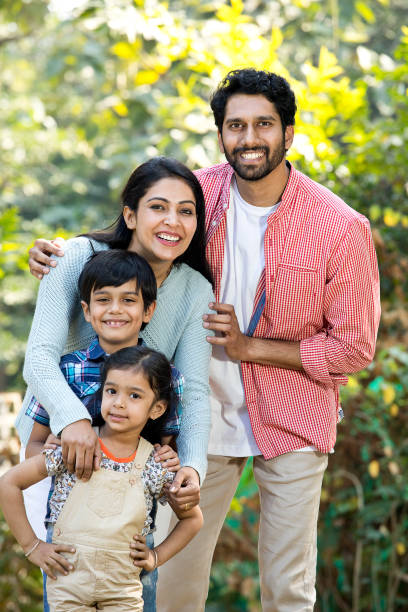
#> input picture Image Border/famileh.jpg, 408 x 612 px, given in place of anime1.jpg, which was not available
$ jupyter execute linear.ipynb
#> lines starting #> are read from the running program, lines starting #| are printed output that depends on the picture; pictures that were not available may be replaced by others from this repository, and a replacement may not be noted
[cell 1]
import cv2 as cv
import numpy as np
import matplotlib.pyplot as plt

# Load the image
image = cv.imread("anime1.jpg")
#> image is the input picture: shape (612, 408, 3); mean B, G, R 124, 151.8, 162.7

# Check if image loaded successfully
if image is None:
    print("Error: Image not found")
    exit()

# Create the figure with 3 subplots
fig, ax = plt.subplots(1, 3, figsize=(16, 8))
fig.tight_layout()

# --- 1. Original Image ---
# Convert BGR to RGB for matplotlib
ax[0].imshow(cv.cvtColor(image, cv.COLOR_BGR2RGB))
ax[0].set_title('Original Image')
ax[0].axis('off')  # Optional: Hide axes for cleaner look

# --- 2. Sharpening Kernel 1 ---
kernel_sharpening = np.array([[-1, -1, -1],
                              [-1,  9, -1],
                              [-1, -1, -1]])

sharpened = cv.filter2D(image, -1, kernel_sharpening)
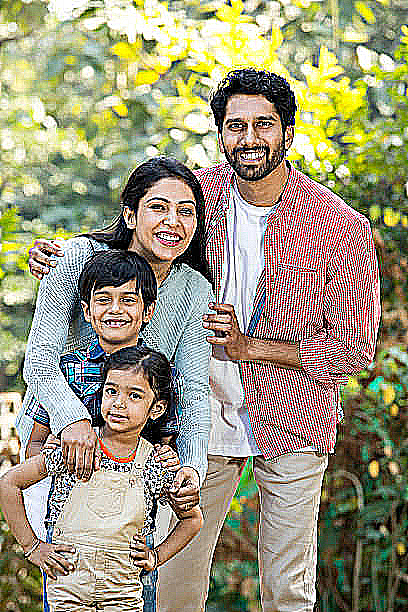
#> sharpened: shape (612, 408, 3); mean B, G, R 124, 150.9, 156.3

ax[1].imshow(cv.cvtColor(sharpened, cv.COLOR_BGR2RGB))
ax[1].set_title('Sharpened Kernel Image')
ax[1].axis('off')

# --- 3. Sharpening Kernel 2 ---
kernel_sharpening_2 = np.array([[-1, -1, -1],
                                [-1, 10, -1],
                                [-1, -1, -1]])

sharpened_2 = cv.filter2D(image, -1, kernel_sharpening_2)
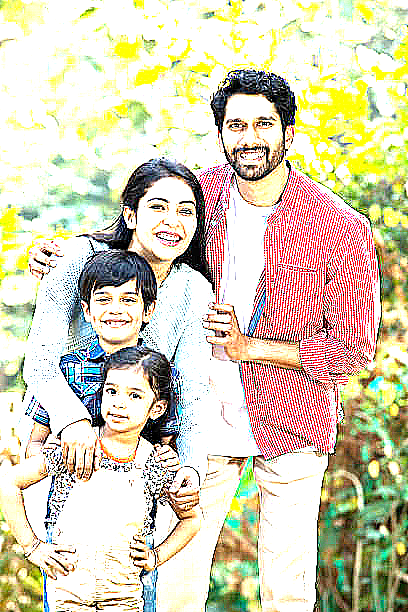
#> sharpened_2: shape (612, 408, 3); mean B, G, R 182.4, 207.5, 215.2

ax[2].imshow(cv.cvtColor(sharpened_2, cv.COLOR_BGR2RGB))
ax[2].set_title('Sharpened Kernel Image 2')
ax[2].axis('off')

# --- Save and Show ---
output_filename = 'sharpening_output.png'
plt.savefig(output_filename, bbox_inches='tight') # Save the figure
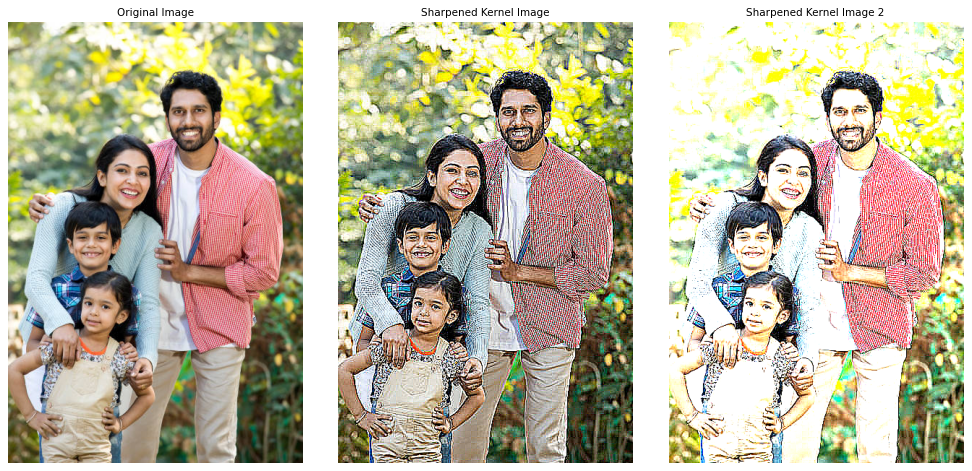
#> figure drawn by matplotlib, 3 panels
print(f"Comparison saved to {output_filename}")

plt.show()

$ run again, on flower.webp
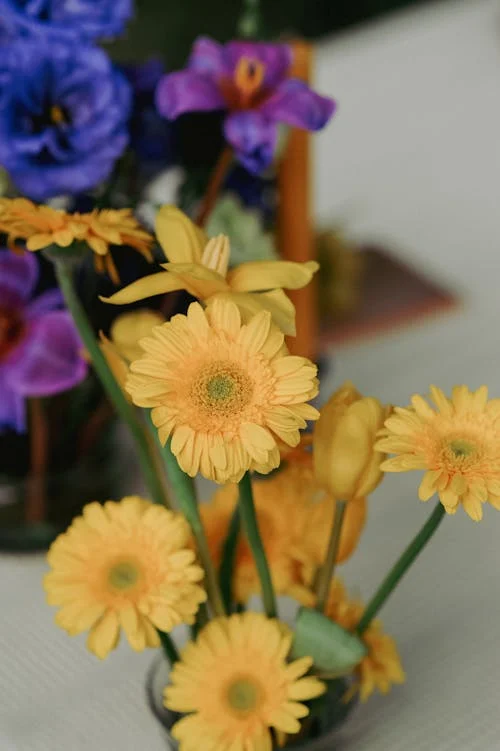
#> input picture flower.webp, 500 x 751 px, given in place of anime1.jpg, which was not available
#> image is the input picture: shape (751, 500, 3); mean B, G, R 84.8, 111.8, 129.3
#> `sharpened_2 = cv.filter2D(image, -1, kernel_sharpening_2)`:
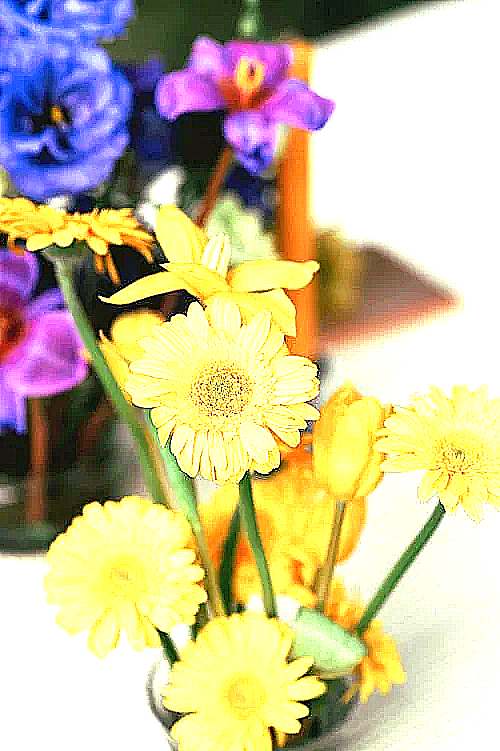
#> sharpened_2: shape (751, 500, 3); mean B, G, R 155, 190.5, 201.7
#> `plt.savefig(output_filename, bbox_inches='tight')`:
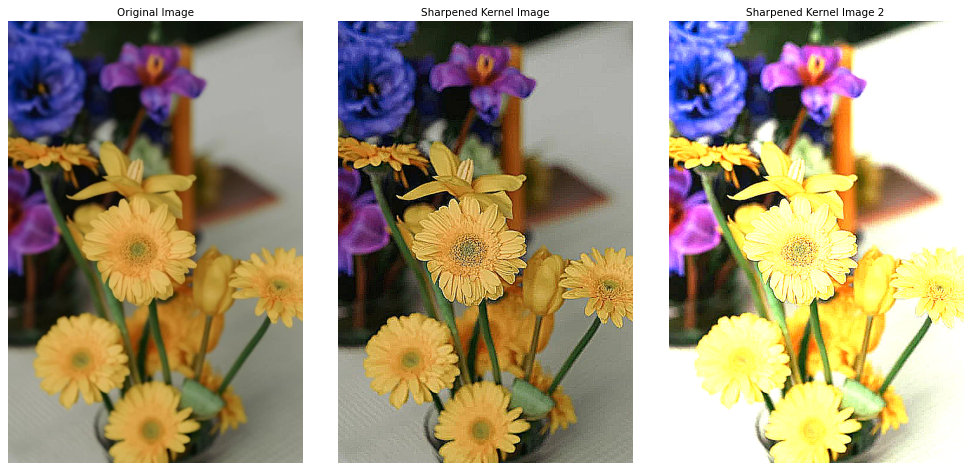
#> figure drawn by matplotlib, 3 panels
